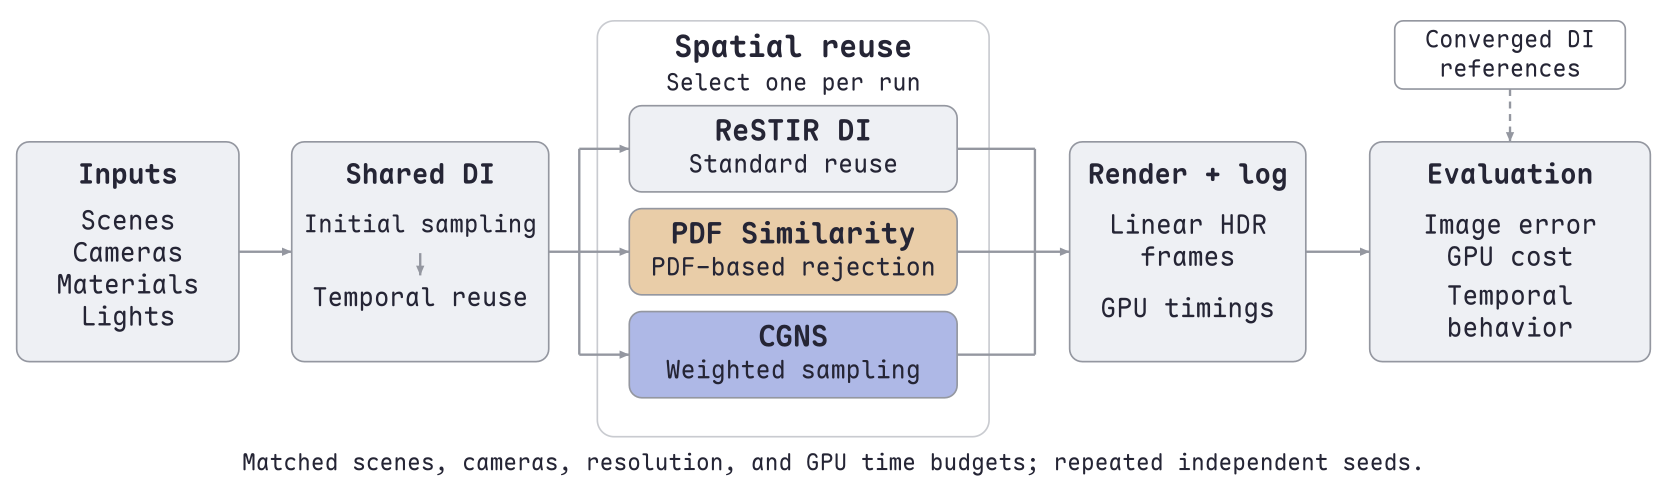

Python code for this plot:
"""Draw the proposal pipeline as an editable vector PDF.

Run: python pipeline.py
Requires reportlab. Uses local Maple Mono fonts when available, otherwise Courier.
The three middle cards are alternative spatial reuse methods, not a serial chain.
"""
from pathlib import Path
from reportlab.pdfgen import canvas
from reportlab.lib.colors import HexColor, white
from reportlab.pdfbase import pdfmetrics
from reportlab.pdfbase.ttfonts import TTFont

ROOT = Path(__file__).resolve().parent
FONT_DIR = Path.home() / 'Library/Fonts'
REG, BOLD = 'Courier', 'Courier-Bold'
if all((FONT_DIR / f'MapleMono-{w}.ttf').is_file() for w in ('Regular', 'Bold')):
    for name, weight in [('Maple', 'Regular'), ('Maple-Bold', 'Bold')]:
        pdfmetrics.registerFont(TTFont(name, str(FONT_DIR / f'MapleMono-{weight}.ttf')))
    REG, BOLD = 'Maple', 'Maple-Bold'

INK = HexColor('#252535')
LINE = HexColor('#9497A0')
GRAY = HexColor('#EEF0F4')
BLUE = HexColor('#AEB8E6')
SAND = HexColor('#E9CDA8')
PAGE_W, PAGE_H = 1200, 348
pdf = canvas.Canvas(str(ROOT / 'pipeline.pdf'), pagesize=(PAGE_W, PAGE_H))
pdf.setTitle('ReSTIR spatial reuse: implementation and evaluation pipeline')
pdf.setAuthor('Luoyi Zhang and Zelin Gao')


def text(x, y, content, size=19, bold=False, color=INK):
    pdf.setFillColor(color)
    pdf.setFont(BOLD if bold else REG, size)
    pdf.drawCentredString(x, y, content)


def box(x, y, w, h, fill=GRAY, stroke=LINE, radius=9):
    pdf.setFillColor(fill)
    pdf.setStrokeColor(stroke)
    pdf.setLineWidth(1.2)
    pdf.roundRect(x, y, w, h, radius, fill=1, stroke=1)


def arrow(points, dashed=False, head=True):
    pdf.setStrokeColor(LINE)
    pdf.setFillColor(LINE)
    pdf.setLineWidth(1.7)
    pdf.setDash([5, 4] if dashed else [])
    path = pdf.beginPath()
    path.moveTo(*points[0])
    for point in points[1:]:
        path.lineTo(*point)
    pdf.drawPath(path)
    pdf.setDash([])
    if head:
        import math
        x, y = points[-1]
        dx, dy = x-points[-2][0], y-points[-2][1]
        length = math.hypot(dx, dy)
        ux, uy = dx/length, dy/length
        a = pdf.beginPath()
        a.moveTo(x, y)
        a.lineTo(x-7*ux+3*uy, y-7*uy-3*ux)
        a.lineTo(x-7*ux-3*uy, y-7*uy+3*ux)
        a.close()
        pdf.drawPath(a, fill=1, stroke=0)


# Common inputs and DI preparation, used in every method configuration.
box(12, 88, 160, 158)
text(92, 216, 'Inputs', size=20, bold=True)
for y, label in zip((183, 160, 137, 114), ('Scenes', 'Cameras', 'Materials', 'Lights')):
    text(92, y, label)

box(210, 88, 185, 158)
text(302.5, 216, 'Shared DI', size=20, bold=True)
text(302.5, 181, 'Initial sampling', size=17.5)
arrow([(302.5, 166), (302.5, 150)])
text(302.5, 128, 'Temporal reuse', size=18.5)

# Three interchangeable spatial reuse configurations.
box(430, 34, 282, 299, fill=white, stroke=HexColor('#C9CBD0'), radius=12)
text(571, 307, 'Spatial reuse', size=22, bold=True)
text(571, 283, 'Select one per run', size=17)
cards = [
    (210, 'ReSTIR DI', 'Standard reuse', GRAY),
    (136, 'PDF Similarity', 'PDF-based rejection', SAND),
    (62, 'CGNS', 'Weighted sampling', BLUE),
]
for y, title, description, color in cards:
    box(453, y, 236, 62, fill=color)
    text(571, y+37, title, size=21, bold=True)
    text(571, y+14, description, size=18)

# Shading produces a separate image and timing record for each selected method.
box(770, 88, 170, 158)
text(855, 216, 'Render + log', size=20, bold=True)
text(855, 180, 'Linear HDR', size=19)
text(855, 157, 'frames', size=19)
text(855, 120, 'GPU timings', size=19)

box(986, 88, 202, 158)
text(1087, 216, 'Evaluation', size=20, bold=True)
for y, label in zip((180, 157, 129, 106), ('Image error', 'GPU cost', 'Temporal', 'behavior')):
    text(1087, y, label)

box(1004, 284, 166, 49, fill=white, stroke=LINE, radius=6)
text(1087, 314, 'Converged DI', size=17)
text(1087, 293, 'references', size=17)
arrow([(1087, 284), (1087, 246)], dashed=True)

arrow([(172, 167), (210, 167)])
arrow([(395, 167), (417, 167)], head=False)
arrow([(417, 93), (417, 241)], head=False)
for y, *_ in cards:
    center = y+31
    arrow([(417, center), (453, center)])
    arrow([(689, center), (745, center)], head=False)
arrow([(745, 93), (745, 241)], head=False)
arrow([(745, 167), (770, 167)])
arrow([(940, 167), (986, 167)])

text(600, 10, 'Matched scenes, cameras, resolution, and GPU time budgets; repeated independent seeds.', size=16.5)
pdf.showPage()
pdf.save()
print(ROOT / 'pipeline.pdf')
